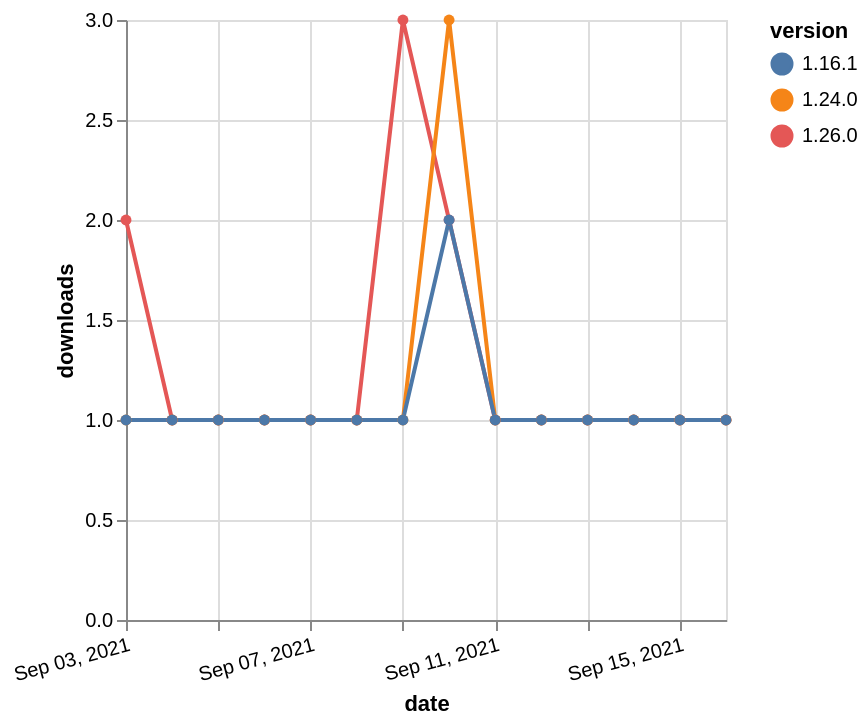

Describe this chart as a Vega-Lite specification.
### Vega-Lite specification from a JSON file in a GitHub repository (floating-point values rounded to 4 significant figures)
{"$schema": "https://vega.github.io/schema/vega-lite/v5.json", "description": "A simple bar chart with embedded data.", "data": {"values": [{"date": "2021-09-03", "total": 125, "delta": 2, "version": "1.26.0"}, {"date": "2021-09-04", "total": 126, "delta": 1, "version": "1.26.0"}, {"date": "2021-09-05", "total": 127, "delta": 1, "version": "1.26.0"}, {"date": "2021-09-06", "total": 128, "delta": 1, "version": "1.26.0"}, {"date": "2021-09-07", "total": 129, "delta": 1, "version": "1.26.0"}, {"date": "2021-09-08", "total": 130, "delta": 1, "version": "1.26.0"}, {"date": "2021-09-09", "total": 133, "delta": 3, "version": "1.26.0"}, {"date": "2021-09-10", "total": 135, "delta": 2, "version": "1.26.0"}, {"date": "2021-09-11", "total": 136, "delta": 1, "version": "1.26.0"}, {"date": "2021-09-12", "total": 137, "delta": 1, "version": "1.26.0"}, {"date": "2021-09-13", "total": 138, "delta": 1, "version": "1.26.0"}, {"date": "2021-09-14", "total": 139, "delta": 1, "version": "1.26.0"}, {"date": "2021-09-15", "total": 140, "delta": 1, "version": "1.26.0"}, {"date": "2021-09-16", "total": 141, "delta": 1, "version": "1.26.0"}, {"date": "2021-09-03", "total": 194, "delta": 1, "version": "1.24.0"}, {"date": "2021-09-04", "total": 195, "delta": 1, "version": "1.24.0"}, {"date": "2021-09-05", "total": 196, "delta": 1, "version": "1.24.0"}, {"date": "2021-09-06", "total": 197, "delta": 1, "version": "1.24.0"}, {"date": "2021-09-07", "total": 198, "delta": 1, "version": "1.24.0"}, {"date": "2021-09-08", "total": 199, "delta": 1, "version": "1.24.0"}, {"date": "2021-09-09", "total": 200, "delta": 1, "version": "1.24.0"}, {"date": "2021-09-10", "total": 203, "delta": 3, "version": "1.24.0"}, {"date": "2021-09-11", "total": 204, "delta": 1, "version": "1.24.0"}, {"date": "2021-09-12", "total": 205, "delta": 1, "version": "1.24.0"}, {"date": "2021-09-13", "total": 206, "delta": 1, "version": "1.24.0"}, {"date": "2021-09-14", "total": 207, "delta": 1, "version": "1.24.0"}, {"date": "2021-09-15", "total": 208, "delta": 1, "version": "1.24.0"}, {"date": "2021-09-16", "total": 209, "delta": 1, "version": "1.24.0"}, {"date": "2021-09-03", "total": 254, "delta": 1, "version": "1.16.1"}, {"date": "2021-09-04", "total": 255, "delta": 1, "version": "1.16.1"}, {"date": "2021-09-05", "total": 256, "delta": 1, "version": "1.16.1"}, {"date": "2021-09-06", "total": 257, "delta": 1, "version": "1.16.1"}, {"date": "2021-09-07", "total": 258, "delta": 1, "version": "1.16.1"}, {"date": "2021-09-08", "total": 259, "delta": 1, "version": "1.16.1"}, {"date": "2021-09-09", "total": 260, "delta": 1, "version": "1.16.1"}, {"date": "2021-09-10", "total": 262, "delta": 2, "version": "1.16.1"}, {"date": "2021-09-11", "total": 263, "delta": 1, "version": "1.16.1"}, {"date": "2021-09-12", "total": 264, "delta": 1, "version": "1.16.1"}, {"date": "2021-09-13", "total": 265, "delta": 1, "version": "1.16.1"}, {"date": "2021-09-14", "total": 266, "delta": 1, "version": "1.16.1"}, {"date": "2021-09-15", "total": 267, "delta": 1, "version": "1.16.1"}, {"date": "2021-09-16", "total": 268, "delta": 1, "version": "1.16.1"}]}, "width": "container", "mark": {"type": "line", "point": {"filled": true}}, "encoding": {"x": {"field": "date", "type": "temporal", "timeUnit": "yearmonthdate", "title": "date", "axis": {"labelAngle": -15}}, "y": {"field": "delta", "type": "quantitative", "title": "downloads"}, "color": {"field": "version", "type": "nominal"}, "tooltip": {"field": "delta"}}}
